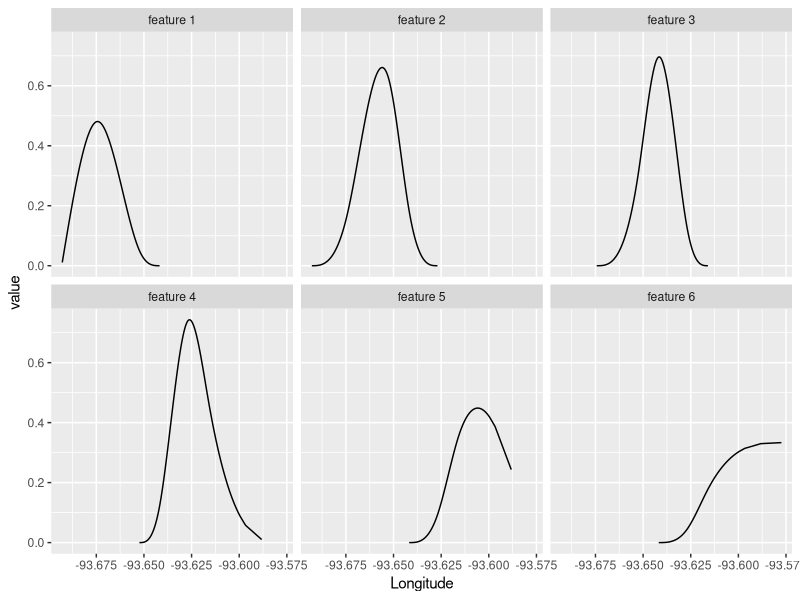

R code for this plot:
# r2py crawler metadata
# package: recipes
# source_type: rd_example
# topic: step_spline_natural.Rd
# source_file: C:\Users\bened\AppData\Local\R\win-library\4.5\recipes\help
# lines: 24

suppressPackageStartupMessages(library(recipes))
if (rlang::is_installed(c("modeldata", "ggplot2"))) (if (getRversion() >= "3.4") withAutoprint else force)({ # examplesIf
library(tidyr)
library(dplyr)

library(ggplot2)
data(ames, package = "modeldata")

spline_rec <- recipe(Sale_Price ~ Longitude, data = ames) |>
  step_spline_natural(Longitude, deg_free = 6, keep_original_cols = TRUE) |>
  prep()

tidy(spline_rec, number = 1)

# Show where each feature is active
spline_rec |>
  bake(new_data =  NULL,-Sale_Price) |>
  pivot_longer(c(starts_with("Longitude_")), names_to = "feature", values_to = "value") |>
  mutate(feature = gsub("Longitude_", "feature ", feature)) |>
  filter(value > 0) |>
  ggplot(aes(x = Longitude, y = value)) +
  geom_line() +
  facet_wrap(~ feature)
}) # examplesIf
